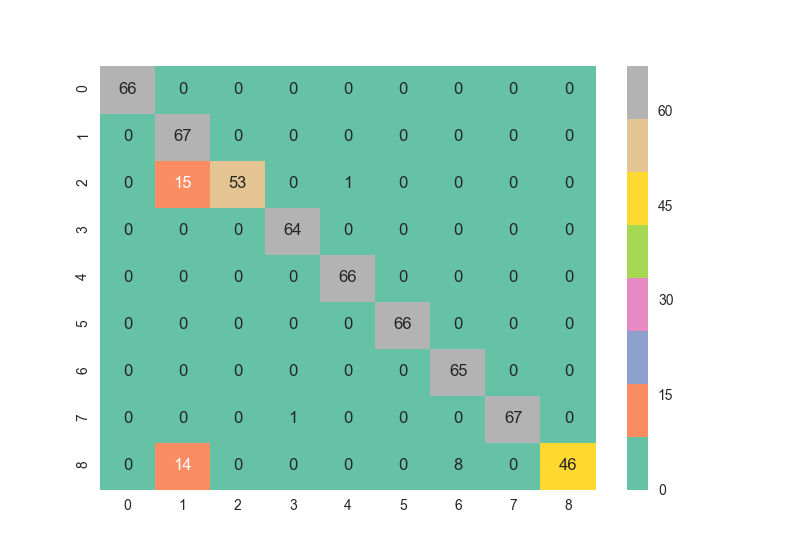
#> input picture 3 - Log/D3 9C (where 1=1, 8=z) - Confusion Matrix.png, 800 x 550 px, given in place of the camera
$ python predict_from_camera.py   (older library calls are emulated)
#> lines starting #> are read from the running program, lines starting #| are printed output that depends on the picture; after the words box and inside, x2 and y2 are one past the last pixel; in counts of white or black regions, pixels touching at a corner belong together
### common/config.py
#!/usr/bin/env python2
import os


def get_config(key):
    global config
    return config[key]


def add_config(key, value):
    global config
    config[key] = value


def merge_paths(key, path):
    return os.path.join(get_config(key), path)


def populate_config():
    add_config('data_root_path', "../data")

    add_config('training_images_dir_path', merge_paths(
        'data_root_path', 'images/train'))
    add_config('testing_images_dir_path', merge_paths(
        'data_root_path', 'images/test'))

    add_config('generated_data_dir_path', merge_paths(
        'data_root_path', 'generated'))

    add_config('training_images_labels_path', merge_paths(
        'generated_data_dir_path', 'training_images_labels.txt'))
    add_config('testing_images_labels_path', merge_paths(
        'generated_data_dir_path', 'testing_images_labels.txt'))

    add_config('images_transformed_path', merge_paths(
        'generated_data_dir_path', 'images_transformed.csv'))

    add_config('output_dir_path', merge_paths(
        'generated_data_dir_path', 'output'))

    for model_name in ["knn", "logistic", "svm"]:
        key = 'model_{}_output_dir_path'.format(model_name)
        value = merge_paths('output_dir_path', '{}'.format(model_name))
        add_config(key, value)
        key = 'model_{}_serialized_path'.format(model_name)
        value = merge_paths('model_{}_output_dir_path'.format(
            model_name), 'model-serialized-{}.pkl'.format(model_name))
        add_config(key, value)


config = {}
populate_config()

### common/image_transformation.py
#!/usr/bin/env python2
import numpy as np
import cv2


def resize_image(frame, new_size):
    print("Resizing image to {}...".format(new_size))
    frame = cv2.resize(frame, (new_size, new_size))
    print("Done!")
    return frame


def make_background_black(frame):
    """
    Makes everything apart from the main object of interest to be black in color.
    """
    print("Making background black...")

    # Convert from RGB to HSV
    frame = cv2.cvtColor(frame, cv2.COLOR_BGR2HSV)

    # Prepare the first mask.
    # Tuned parameters to match the object color of the input images...
    lower_boundary = np.array([0, 40, 30], dtype="uint8")
    upper_boundary = np.array([43, 255, 254], dtype="uint8")
    object_mask = cv2.inRange(frame, lower_boundary, upper_boundary)

    # Apply a series of erosions and dilations to the mask using an
    # elliptical kernel
    kernel = cv2.getStructuringElement(cv2.MORPH_ELLIPSE, (3, 3))
    object_mask = cv2.erode(object_mask, kernel, iterations=2)
    object_mask = cv2.dilate(object_mask, kernel, iterations=2)

    # Prepare the second mask
    lower_boundary = np.array([170, 80, 30], dtype="uint8")
    upper_boundary = np.array([180, 255, 250], dtype="uint8")
    object_mask2 = cv2.inRange(frame, lower_boundary, upper_boundary)

    # Combine the effect of both the masks to create the final frame.
    object_mask = cv2.addWeighted(object_mask, 0.5, object_mask2, 0.5, 0.0)
    # Blur the mask to help remove noise.
    # object_mask = cv2.medianBlur(object_mask, 5)
    frame_object = cv2.bitwise_and(frame, frame, mask=object_mask)
    frame = cv2.addWeighted(frame, 1.5, frame_object, -0.5, 0)
    frame_object = cv2.bitwise_and(frame, frame, mask=object_mask)

    print("Done!")
    return frame_object


def make_object_white(frame):
    """
    Makes the object color white.
    """
    print("Making object white...")

    height, width = frame.shape[:2]

    # Convert image from HSV to BGR format
    frame = cv2.cvtColor(frame, cv2.COLOR_HSV2BGR)
    # Convert image from BGR to gray format
    frame = cv2.cvtColor(frame, cv2.COLOR_BGR2GRAY)
    # Highlight the main object
    frame = cv2.GaussianBlur(frame, (5, 5), 0)

    threshold = 1
    for i in range(height):
        for j in range(width):
            if frame[i][j] > threshold:
                # Setting the object tone to be white.
                frame[i][j] = 255
            else:
                # Setting everything else to be black.
                frame[i][j] = 0

    print("Done!")
    return frame


def remove_arm(frame):
    """
    Removes the human arm portion from the image.
    """
    print("Removing arm...")

    # Cropping 15 pixels from the bottom.
    height, width = frame.shape[:2]
    frame = frame[:height - 15, :]

    print("Done!")
    return frame


def find_largest_contour_index(contours):
    """
    Finds and returns the index of the largest contour from a list of contours.
    Returs `None` if the contour list is empty.
    """
    #print (type(contours))
    #print (len(contours))
    #print (contours.shape)
    array_len=len(contours)
    if array_len <= 0:
        log_message = "The length of contour lists is non-positive!"
        raise Exception(log_message)

    largest_contour_index = 0

    contour_iterator = 1
    while contour_iterator < len(contours):
        if (cv2.contourArea(contours[contour_iterator]) > cv2.contourArea(contours[largest_contour_index])):
            #if cv2.contourArea(np.reshape(contours[contour_iterator,:],newshape=(1,-1))) > cv2.contourArea(np.reshape(contours[largest_contour_index,:],newshape=(1,-1))):
            largest_contour_index = contour_iterator
        contour_iterator += 1

    return largest_contour_index


def draw_contours(frame):
    """
    Draws a contour around white color.
    """
    print("Drawing contour around white color...")

    # 'contours' is a list of contours found.
    #_, contours, _ = cv2.findContours(
    contours, _ = cv2.findContours(
        frame, cv2.RETR_TREE, cv2.CHAIN_APPROX_SIMPLE)

    # Finding the contour with the greatest area.
    largest_contour_index = find_largest_contour_index(contours)

    # Draw the largest contour in the image.
    cv2.drawContours(frame, contours,
                     largest_contour_index, (255, 255, 255), thickness=-1)

    # Draw a rectangle around the contour perimeter
    contour_dimensions = cv2.boundingRect(contours[largest_contour_index])
    # cv2.rectangle(sign_image,(x,y),(x+w,y+h),(255,255,255),0,8)

    print("Done!")
    return frame, contour_dimensions


def centre_frame(frame, contour_dimensions):
    """
    Centre the image in its contour perimeter.
    """
    print("Centering the image...")
    #print(type(frame))
    #print(frame.shape)
    #print(contour_dimensions)

    contour_perimeter_x, contour_perimeter_y, contour_perimeter_width, contour_perimeter_height = contour_dimensions
    square_side = max(contour_perimeter_x, contour_perimeter_height) - 1
    height_half = (contour_perimeter_y + contour_perimeter_y +
                   contour_perimeter_height) / 2
    width_half = (contour_perimeter_x + contour_perimeter_x +
                  contour_perimeter_width) / 2
    height_min, height_max = height_half - \
        square_side / 2, height_half + square_side / 2
    width_min, width_max = width_half - square_side / 2, width_half + square_side / 2

    if (height_min >= 0 and height_min < height_max and width_min >= 0 and width_min < width_max):
        frame = frame[int(height_min):int(height_max), int(width_min):int(width_max)]
    else:
        log_message = "No contour found!!"
        raise Exception(log_message)

    print("Done!")
    return frame


def apply_image_transformation(frame):
    # Downsize it to reduce processing time.
    frame = resize_image(frame, 100)
    frame = make_background_black(frame)
    frame = make_object_white(frame)
    frame = remove_arm(frame)
    frame, contour_dimensions = draw_contours(frame)
    frame = centre_frame(frame, contour_dimensions)
    frame = resize_image(frame, 30)
    return frame

### 2 - References/predict_from_camera.py
#!/usr/bin/env python2
import os
import sys
import traceback

#import pickle
import cloudpickle as pickle
import cv2
from sklearn.externals import joblib
#import joblib

from common.config import get_config
from common.image_transformation import apply_image_transformation
from common.image_transformation import resize_image


def get_image_from_label(label):
    testing_images_dir_path = get_config('testing_images_dir_path')
    image_path = os.path.join(testing_images_dir_path, label, '001.jpg')
    image = cv2.imread(image_path)
    return image


def main():
    model_name = "svm"
    if model_name not in ['svm', 'logistic', 'knn']:
        print("Invalid model-name '{}'!".format(model_name))
        return

    print("Using model '{}'...".format(model_name))

    model_serialized_path = get_config(
        "model_{}_serialized_path".format(model_name))
    print("Model deserialized from path '{}'".format(model_serialized_path))

    camera = cv2.VideoCapture(0)

    while True:
        ret, frame = camera.read()
#> frame is the input picture: shape (550, 800, 3); mean B, G, R 207.3, 221.7, 186.2
        if not ret:
            print("Failed to capture image!")
            continue
        frame = resize_image(frame, 400)
        cv2.imshow("Webcam recording", frame)
        try:
            frame = apply_image_transformation(frame)
#> call 2 of resize_image, with new_size = 100
#> in resize_image (call 2), `frame = cv2.resize(frame, (new_size, new_size))`:
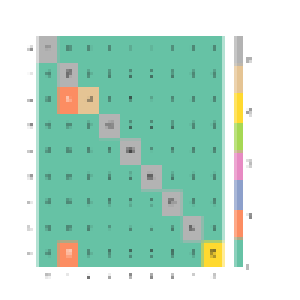
#> frame: shape (100, 100, 3) (shown 3 times larger); mean of channels 0, 1, 2 207.3, 221.7, 186.3; drawn as B, G, R
#> in make_background_black, `frame = cv2.cvtColor(frame, cv2.COLOR_BGR2HSV)`: frame: shape (100, 100, 3); mean H, S, V 35.8, 55.4, 224.1
#> in make_background_black, `object_mask = cv2.inRange(frame, lower_boundary, upper_boundary)`:
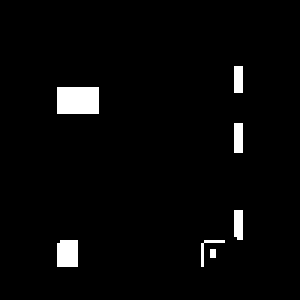
#> object_mask: shape (100, 100) (shown 3 times larger); 2.9% white; 7 white regions (2 under 20 px), largest, box (x1, y1, x2, y2) and area: (19, 29, 33, 38) 126, (19, 80, 26, 89) 62, (78, 41, 81, 51) 30, (78, 70, 81, 80) 29, (78, 22, 81, 31) 27
#> in make_background_black, `object_mask = cv2.erode(object_mask, kernel, iterations=2)`:
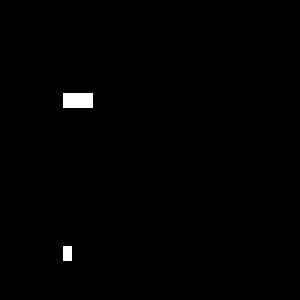
#> object_mask: shape (100, 100) (shown 3 times larger); 0.65% white; 2 white regions (1 under 20 px), largest, box (x1, y1, x2, y2) and area: (21, 31, 31, 36) 50
#> in make_background_black, `object_mask = cv2.dilate(object_mask, kernel, iterations=2)`:
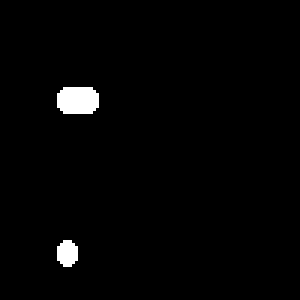
#> object_mask: shape (100, 100) (shown 3 times larger); 1.7% white; 2 white regions, box (x1, y1, x2, y2) and area: (19, 29, 33, 38) 114, (19, 80, 26, 89) 51
#> in make_background_black, `object_mask2 = cv2.inRange(frame, lower_boundary, upper_boundary)`: object_mask2: shape (100, 100); every value is 0
#> in make_background_black, `frame_object = cv2.bitwise_and(frame, frame, mask=object_mask)`: frame_object: shape (100, 100, 3); mean H, S, V 0.2, 2.1, 3.9
#> in make_background_black, `frame = cv2.addWeighted(frame, 1.5, frame_object, -0.5, 0)`: frame: shape (100, 100, 3); mean H, S, V 53.8, 81.9, 253.7
#> after the loop in make_object_white, `for i in range(height):`:
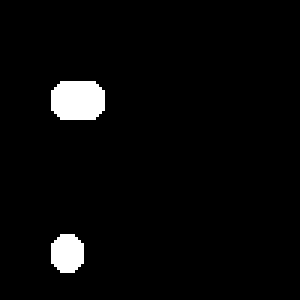
#> frame: shape (100, 100) (shown 3 times larger); 3.3% white; 2 white regions, box (x1, y1, x2, y2) and area: (17, 27, 35, 40) 210, (17, 78, 28, 91) 119
#> in remove_arm, `frame = frame[:height - 15, :]`:
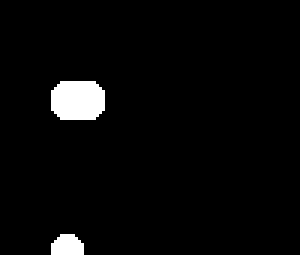
#> frame: shape (85, 100) (shown 3 times larger); 3.2% white; 2 white regions
#> in draw_contours, `contours, _ = cv2.findContours( frame, cv2.RETR_TREE, cv2.CHAIN_APPROX..`: contours = 2 contours; box (x1, y1, x2, y2) and area: (17, 27, 35, 40) 186, (17, 78, 28, 85) 51
#> in find_largest_contour_index, `array_len=len(contours)`: array_len = 2
#> the loop in find_largest_contour_index, `while contour_iterator < len(contours):` made 1 pass
#> (largest_contour_index, contour_iterator) on pass 1: (1, 2)
#> after the loop in find_largest_contour_index, `while contour_iterator < len(contours):`: largest_contour_index = 1
#> in draw_contours, `contour_dimensions = cv2.boundingRect(contours[largest_contour_index])`: contour_dimensions = (17, 27, 18, 13)
#> in centre_frame, `contour_perimeter_x, contour_perimeter_y, contour_perimeter_width, con..`: contour_perimeter_x = 17; contour_perimeter_y = 27; contour_perimeter_width = 18; contour_perimeter_height = 13
#> in centre_frame, `square_side = max(contour_perimeter_x, contour_perimeter_height) - 1`: square_side = 16
#> in centre_frame, `height_half = (contour_perimeter_y + contour_perimeter_y + contour_per..`: height_half = 33.5
#> in centre_frame, `width_half = (contour_perimeter_x + contour_perimeter_x + contour_peri..`: width_half = 26
#> in centre_frame, `height_min, height_max = height_half - \ square_side / 2, height_half ..`: height_min = 25.5; height_max = 41.5
#> in centre_frame, `width_min, width_max = width_half - square_side / 2, width_half + squa..`: width_min = 18; width_max = 34
#> call 3 of resize_image, with frame = array of shape (16, 16), new_size = 30
#> in resize_image (call 3), `frame = cv2.resize(frame, (new_size, new_size))`:
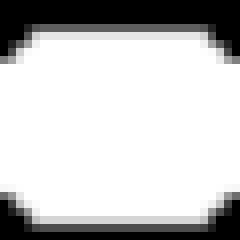
#> frame: shape (30, 30) (shown 8 times larger); min 0, max 255, mean 195.5
            frame_flattened = frame.flatten()
#> frame_flattened = 900 values, max 255 at index 155, min 0 at index 0, mean 195.5
            #print(model_serialized_path)
            #model_serialized_path = "C:\\Users\\AanikaRahman\\Documents\\GitHub\\ASL1\\Sign-Language-Recognition\\data\\generated\\output\\svm\\model-serialized-svm.pkl"
            classifier_model = joblib.load(model_serialized_path)
            #classifier_model = pickle.load(open(model_serialized_path),encoding='latin1')
            predicted_labels = classifier_model.predict(frame_flattened)
            predicted_label = predicted_labels[0]
            print("Predicted label = {}".format(predicted_label))
            predicted_image = get_image_from_label(predicted_label)
            predicted_image = resize_image(predicted_image, 200)
            cv2.imshow("Prediction = '{}'".format(predicted_label), predicted_image)
        except Exception:
            exception_traceback = traceback.format_exc()
            print("Error while applying image transformation with the following exception trace:\n{}".format(
                exception_traceback))
        cv2.waitKey(2000)
        cv2.destroyAllWindows()
    cv2.destroyAllWindows()
    print ("The program completed successfully !!")


if __name__ == '__main__':
    main()
